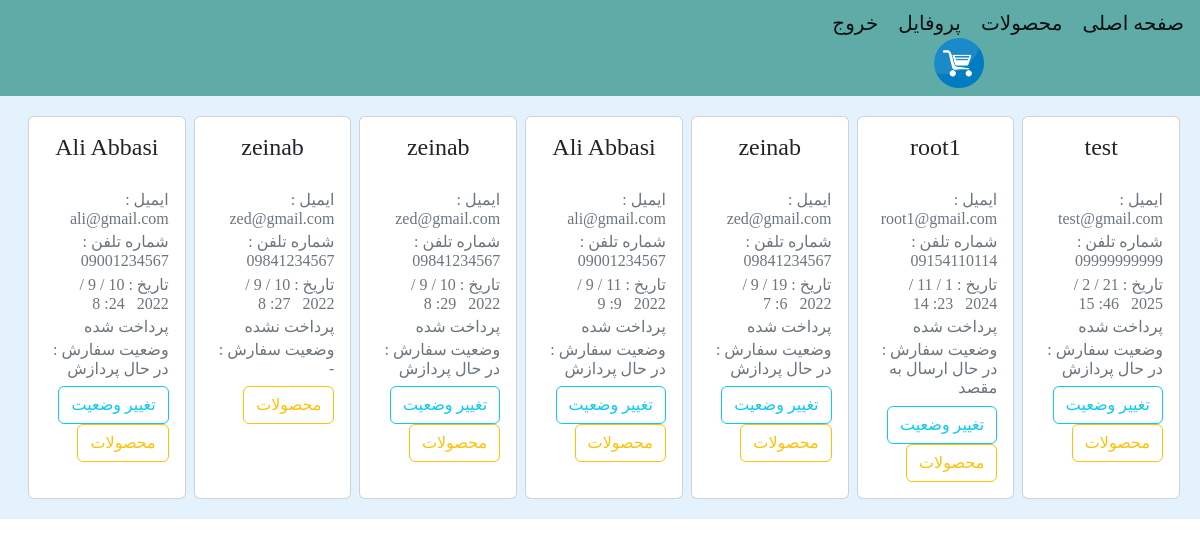
Screenshot of /admin_user/admin_order/ (signed in) with the database file from the repository.
### orders/models.py (models this page shows, shortened)
class OrdersModel(models.Model):
    pay = models.BooleanField(default=False)
    user = models.ForeignKey(User, on_delete=models.CASCADE, related_name='ouser')
    total_price = models.IntegerField()
    tracking_code = models.IntegerField(default=None)
    order_statues = models.CharField(max_length=300, choices=[
        ('در حال پردازش', 'در حال پردازش'),
        ('در حال ارسال به مقصد', 'در حال ارسال به مقصد'),
        ('تحویل داده شده', 'تحویل داده شده')
    ], default='در حال پردازش')
    order_date_update = models.DateTimeField(auto_now=True)
    order_date_create = models.DateTimeField(auto_now_add=True)

### account/models.py (models this page shows, shortened)
class User(AbstractBaseUser):
    email = models.EmailField(max_length=255, unique=True)
    phone_number = models.CharField(max_length=11, unique=True)
    full_name = models.CharField(max_length=100)
    is_active = models.BooleanField(default=True)
    is_admin = models.BooleanField(default=False)
    object = UserManager()
    USERNAME_FIELD = 'phone_number'
    REQUIRED_FIELDS = ['email', 'full_name']

### admin_user/views.py (the view)
# urls.py: path('admin_order/', views.EditOrderView.as_view(), name='admin_order'),
class EditOrderView(LoginRequiredMixin, View):
    def get(self, request):
        orders = OrdersModel.objects.all()
        orders = orders.order_by('-order_date_update')
        return render(request, 'admin_user/EditOrder.html', {'orders': orders})

### admin_user/templates/admin_user/EditOrder.html (shortened to what this page needs)
{% extends 'base.html' %}
{% block contant %}
    {% for order in  orders %}
        <div class="card" style="width: 15rem;text-align: center">
            <div class="card-body">
                <h4 class="card-title">{{ order.user.full_name }}</h4><br>
                <div style="text-align: right">
                    <h6 class="card-subtitle mb-2 text-muted">ایمیل : {{ order.user.email }}</h6>
                    <h6 class="card-subtitle mb-2 text-muted">شماره تلفن : {{ order.user.phone_number }}</h6>
                    <h6 class="card-subtitle mb-2 text-muted">تاریخ : {{ order.order_date_update.day }}
                        / {{ order.order_date_update.month }}
                        / {{ order.order_date_update.year }}&nbsp;&nbsp;&nbsp;{{ order.order_date_update.minute }}:
                        {{ order.order_date_update.hour }}</h6>
                    {% if order.pay %}
                        <h6 class="card-subtitle mb-2 text-muted">پرداخت شده</h6>
                        <h6 class="card-subtitle mb-2 text-muted">وضعیت سفارش : {{ order.order_statues }}</h6>
                        <a href="{% url 'admin_user:admin_update_order' order.id %}" class="btn btn-outline-info">تغییر
                            وضعیت</a>
                    {% else %}
                        <h6 class="card-subtitle mb-2 text-muted">پرداخت نشده</h6>
                        <h6 class="card-subtitle mb-2 text-muted">وضعیت سفارش : -</h6>
                    {% endif %}
                    <a href="{% url 'orders:order_product' order.id %}" class="btn btn-outline-warning">محصولات</a>
                </div>
            </div>
        </div>
    {% endfor %}
{% endblock %}

### rows the page displays
OrdersModel: user.full_name "test", user.email "test@gmail.com", user.phone_number "09999999999", order_date_update.day "21", order_date_update.year "2025", order_date_update.minute "46", order_date_update.hour "15", order_statues "در حال پردازش"
OrdersModel: user.full_name "root1", user.email "root1@gmail.com", user.phone_number "09154110114", order_date_update.year "2024", order_date_update.minute "23", order_date_update.hour "14", order_statues "در حال ارسال به مقصد"
OrdersModel: user.full_name "zeinab", user.email "zed@gmail.com", user.phone_number "09841234567", order_date_update.month "9", order_date_update.year "2022", order_date_update.minute "6", order_date_update.hour "7", order_statues "در حال پردازش"
OrdersModel: user.full_name "Ali Abbasi", user.email "ali@gmail.com", user.phone_number "09001234567", order_date_update.month "9", order_date_update.year "2022", order_date_update.minute "9", order_date_update.hour "9", order_statues "در حال پردازش"
OrdersModel: user.full_name "zeinab", user.email "zed@gmail.com", user.phone_number "09841234567", order_date_update.day "10", order_date_update.month "9", order_date_update.year "2022", order_date_update.minute "29", order_date_update.hour "8", order_statues "در حال پردازش"
OrdersModel: user.full_name "zeinab", user.email "zed@gmail.com", user.phone_number "09841234567", order_date_update.month "9", order_date_update.year "2022", order_date_update.minute "27", order_date_update.hour "8", pay "پرداخت نشده"
OrdersModel: user.full_name "Ali Abbasi", user.email "ali@gmail.com", user.phone_number "09001234567", order_date_update.day "10", order_date_update.month "9", order_date_update.year "2022", order_date_update.minute "24", order_date_update.hour "8", order_statues "در حال پردازش"
